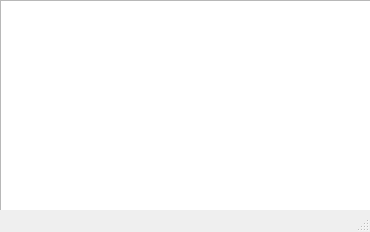
<?xml version="1.0" encoding="UTF-8"?>
<ui version="4.0">
 <class>outputWindow</class>
 <widget class="QMainWindow" name="outputWindow">
  <property name="geometry">
   <rect>
    <x>0</x>
    <y>0</y>
    <width>370</width>
    <height>232</height>
   </rect>
  </property>
  <property name="sizePolicy">
   <sizepolicy hsizetype="Expanding" vsizetype="Expanding">
    <horstretch>0</horstretch>
    <verstretch>0</verstretch>
   </sizepolicy>
  </property>
  <property name="windowTitle">
   <string>MainWindow</string>
  </property>
  <widget class="QWidget" name="centralwidget">
   <widget class="QPlainTextEdit" name="output">
    <property name="geometry">
     <rect>
      <x>0</x>
      <y>0</y>
      <width>371</width>
      <height>211</height>
     </rect>
    </property>
    <property name="sizeAdjustPolicy">
     <enum>QAbstractScrollArea::AdjustToContentsOnFirstShow</enum>
    </property>
    <property name="overwriteMode">
     <bool>true</bool>
    </property>
    <property name="placeholderText">
     <string/>
    </property>
   </widget>
  </widget>
  <widget class="QStatusBar" name="statusbar"/>
 </widget>
 <resources/>
 <connections/>
</ui>
